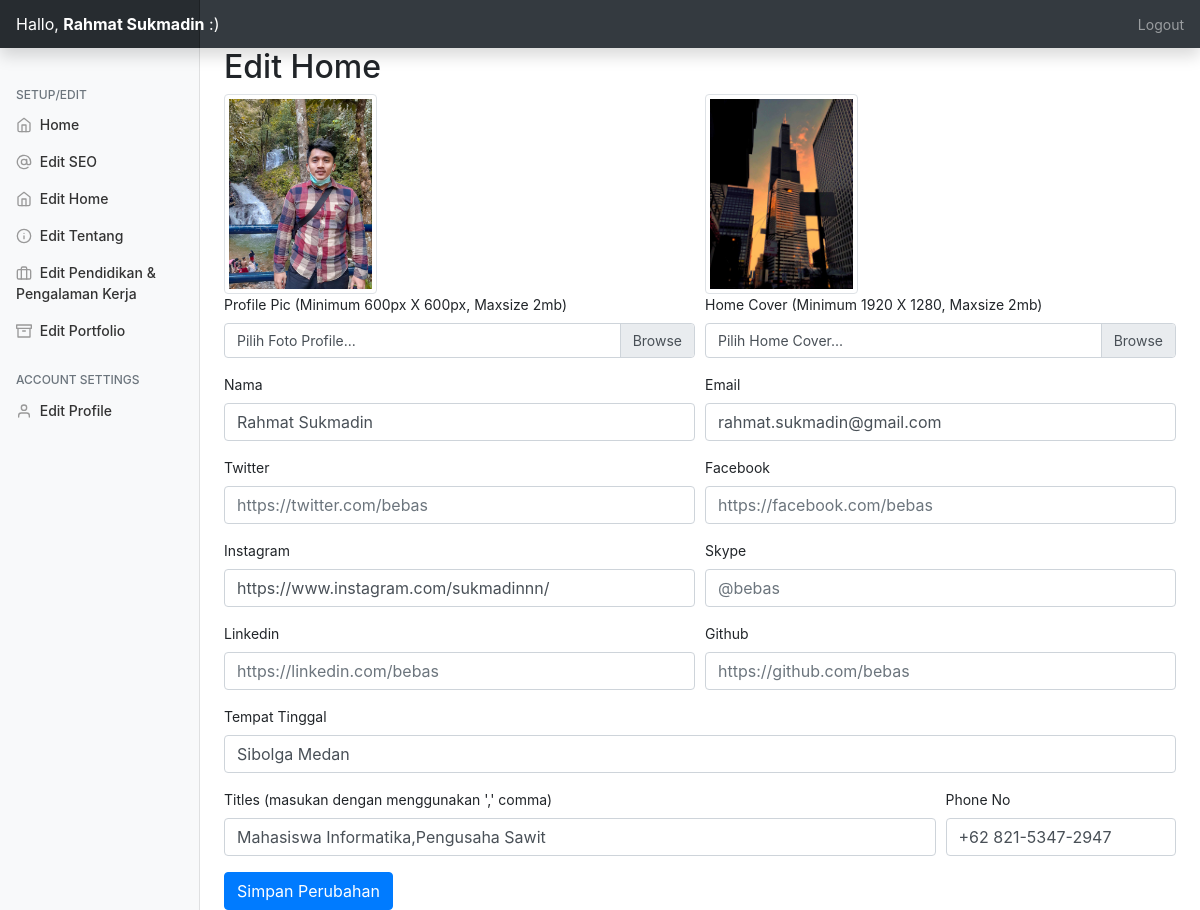
The page /admin/?edithome=true (signed in) on the database its author committed.
### tables this page shows
CREATE TABLE `personal_setup` (
  `id` int(11) NOT NULL,
  `profilepic` varchar(250) NOT NULL,
  `name` varchar(250) NOT NULL,
  `twitter` varchar(200) NOT NULL,
  `facebook` varchar(200) NOT NULL,
  `instagram` varchar(200) NOT NULL,
  `skype` varchar(200) NOT NULL,
  `linkedin` varchar(200) NOT NULL,
  `github` varchar(200) NOT NULL,
  `homewallpaper` varchar(200) NOT NULL,
  `professions` varchar(200) NOT NULL,
  `location` text NOT NULL,
  `mobile` varchar(200) NOT NULL,
  `emailid` varchar(200) NOT NULL
);

### admin/php/home.php (the view, shortened to what this page needs)
<h2>Edit Home</h2>
         <form method="post" action="php/uhome.php" enctype="multipart/form-data">
  <div class="form-row">
  <div class="form-group col-md-6">
  <img src="../assets/img/<?=$data['profilepic']?>" class="oo img-thumbnail"><br>
  <label>Profile Pic (Minimum 600px X 600px, Maxsize 2mb)</label>
  <div class="custom-file">
    <label class="custom-file-label" for="profilepic">Pilih Foto Profile...</label>
  </div></div>
  <div class="form-group col-md-6">
  <img src="../assets/img/<?=$data['homewallpaper']?>" class="oo img-thumbnail">
  <label>Home Cover (Minimum 1920 X 1280, Maxsize 2mb)</label>
  <div class="custom-file">
    <label class="custom-file-label" for="profilepic">Pilih Home Cover...</label>
  </div></div>
   <div class="form-group col-md-6">
      <label for="name">Nama</label>
      <input type="name" name="name" value="<?=$data['name']?>" class="form-control" id="name" placeholder="Masukan Data Nama anda">
    </div>
    <div class="form-group col-md-6">
      <label for="email">Email</label>
      <input type="email" name="email" value="<?=$data['emailid']?>" class="form-control" id="email" placeholder="bebas@gmail.com">
    </div>
    <div class="form-group col-md-6">
      <label for="twitter">Twitter</label>
      <input type="text" class="form-control" value="<?=$data['twitter']?>" name="twitter" id="twitter" placeholder="https://twitter.com/bebas">
    </div>
    <div class="form-group col-md-6">
      <label for="facebook">Facebook</label>
      <input type="text" class="form-control" value="<?=$data['facebook']?>" name="facebook" id="facebook" placeholder="https://facebook.com/bebas">
    </div>
    <div class="form-group col-md-6">
      <label for="instagram">Instagram</label>
      <input type="text" class="form-control" value="<?=$data['instagram']?>" name="instagram" id="instagram" placeholder="https://instagram.com/bebas">
    </div>
    <div class="form-group col-md-6">
      <label for="skype">Skype</label>
      <input type="text" value="<?=$data['skype']?>" class="form-control" name="skype" id="skype" placeholder="@bebas">
    </div>
    <div class="form-group col-md-6">
      <label for="linkedin">Linkedin</label>
      <input type="text" class="form-control" value="<?=$data['linkedin']?>" name="linkedin" id="linkedin" placeholder="https://linkedin.com/bebas">
    </div>
    <div class="form-group col-md-6">
      <label for="github">Github</label>
      <input type="text" class="form-control"  value="<?=$data['github']?>" name="github" id="github" placeholder="https://github.com/bebas">
    </div>
  </div>
  <div class="form-group">
    <label for="address">Tempat Tinggal</label>
    <input type="text" name="address" value="<?=$data['location']?>" class="form-control" id="address" placeholder="Masukan Data Tempat Tinggal Anda">
  </div>
  <div class="form-row">
  <div class="form-group col-md-9">
    <label for="profession">Titles (masukan dengan menggunakan ',' comma)</label>
    <input type="text" class="form-control" name="profession" value="<?=$data['professions']?>" id="profession" placeholder="Web Developer,PHP Developer,Graphic Designer">
  </div>
  <div class="form-group col-md-3">
    <label for="mobile">Phone No</label>
    <input type="text" class="form-control" value="<?=$data['mobile']?>" name="mobile" id="mobile" placeholder="Masukan Data Nomer Anda">
  </div>
             </div>
  <input type="submit" name="save" class="btn btn-primary" value="Simpan Perubahan">
</form>

### admin/css/dashboard.css (style rules this page uses)
body { font-size: .875rem; }

### admin/index.php (style rules this page uses)
.oo { height: 200px; }

### rows shown on the page
personal_setup: profilepic (picture), homewallpaper (picture), name "Rahmat Sukmadin", email "rahmat.sukmadin@gmail.com", instagram "https://www.instagram.com/sukmadinnn/", address "Sibolga Medan", profession "Mahasiswa Informatika,Pengusaha Sawit", mobile "+62 821-5347-2947"

### other values the page prints
$_SESSION['username'] "Rahmat Sukmadin"
